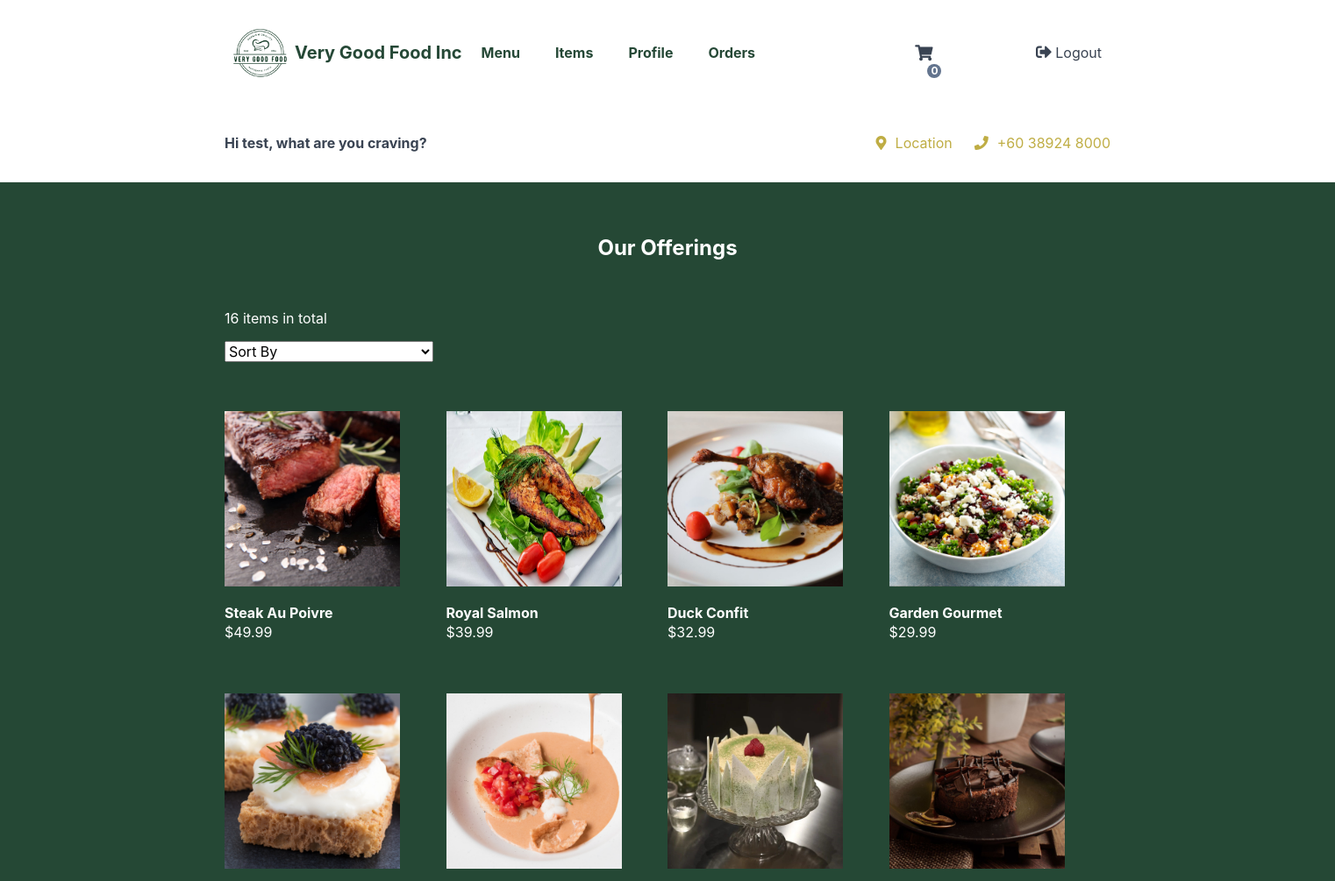
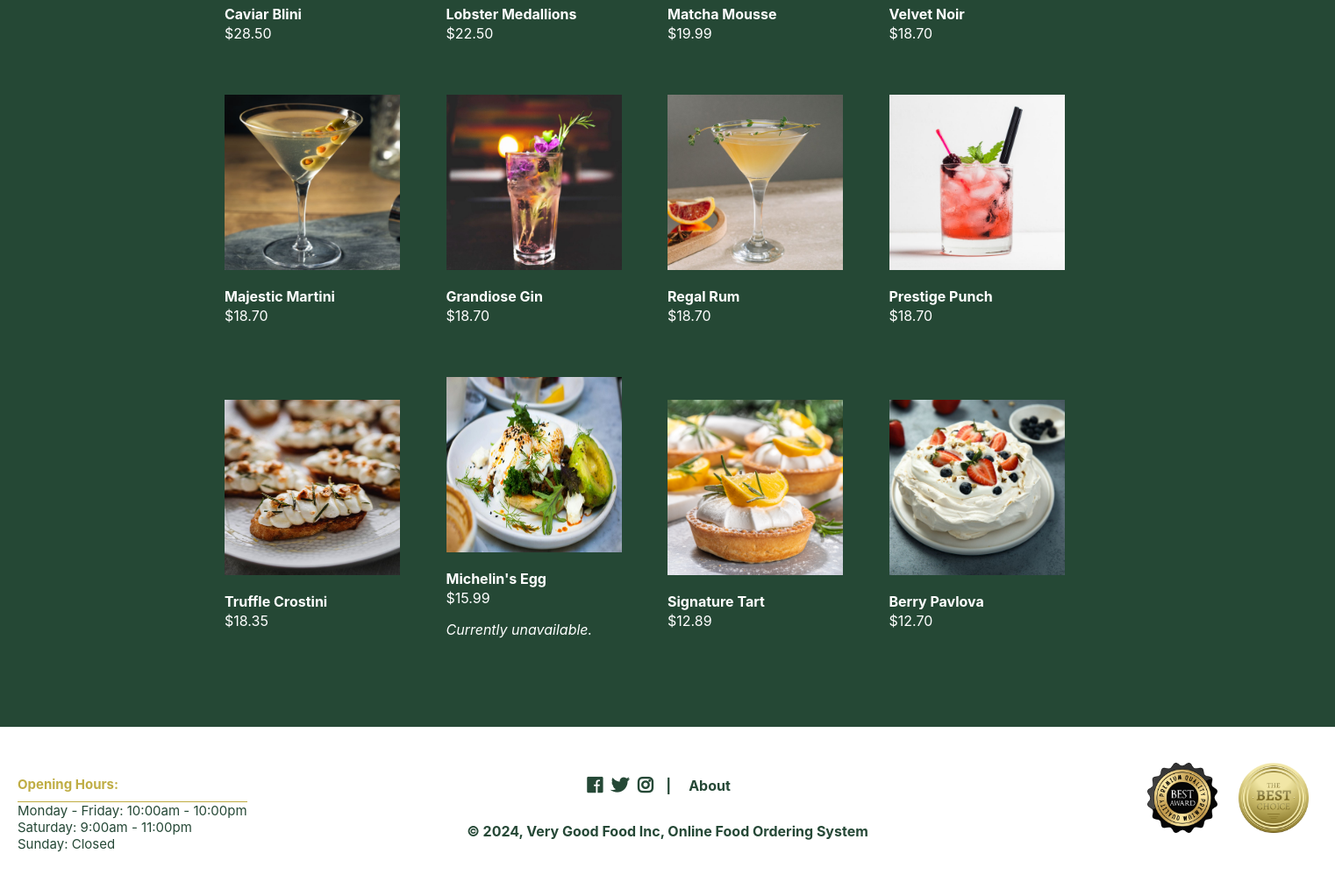
Screenshot of /index.php?page=products (signed in) with the database file from the repository (2 pictures, top to bottom).
### tables this page shows
CREATE TABLE `dishes` (
  `id` int(11) NOT NULL,
  `name` varchar(200) NOT NULL,
  `description` text NOT NULL,
  `price` decimal(7,2) NOT NULL,
  `quantity` int(11) NOT NULL,
  `img` text NOT NULL,
  `category_id` int(11) NOT NULL
);

### products.php (the view, shortened to what this page needs)
<?php
$num_products_on_each_page = 16;
$current_page = isset($_GET['p']) && is_numeric($_GET['p']) ? (int)$_GET['p'] : 1;
$selected_sort = isset($_GET['sort']) ? $_GET['sort'] : false;
if (isset($_GET['cid'])) {
    if ($selected_sort && ($_GET['sort'] == 'price_asc')) {
        $stmt = $pdo->prepare('SELECT * FROM dishes WHERE category_id = :id ORDER BY price ASC LIMIT :current_page, :record_per_page');
    }
    else {
        $stmt = $pdo->prepare('SELECT * FROM dishes WHERE category_id = :id ORDER BY price DESC LIMIT :current_page, :record_per_page');
    }
    $stmt->bindValue(':id', $_GET['cid'], PDO::PARAM_INT);
    $stmt->bindValue(':current_page', ($current_page - 1) * $num_products_on_each_page, PDO::PARAM_INT);
    $stmt->bindValue(':record_per_page', $num_products_on_each_page, PDO::PARAM_INT);
    $stmt->execute();
    $dishes = $stmt->fetchAll(PDO::FETCH_ASSOC);
    if (!$dishes) {
        error_page('Dishes not found', 'The dishes with the category ID of ' . $_GET['cid'] . ' do not exist.');
        error_log('Cannot get dishes from category id: ' . $_GET['cid']);
        exit();
    }
}
else {
    if ($selected_sort && ($_GET['sort'] == 'price_asc')) {
        $stmt = $pdo->prepare('SELECT * FROM dishes ORDER BY price ASC LIMIT :current_page, :record_per_page');
    }
    else {
        $stmt = $pdo->prepare('SELECT * FROM dishes ORDER BY price DESC LIMIT :current_page, :record_per_page');
    }
    $stmt->bindValue(':current_page', ($current_page - 1) * $num_products_on_each_page, PDO::PARAM_INT);
    $stmt->bindValue(':record_per_page', $num_products_on_each_page, PDO::PARAM_INT);
    $stmt->execute();
    $dishes = $stmt->fetchAll(PDO::FETCH_ASSOC);
}
$total_products = count($dishes);
?>
<?=template_header('Dishes')?>
<div class="products content-wrapper">
    <h1 style="color: white; font-weight:bold;">Our Offerings</h1>
    <p style="color:white;"><?=$total_products?> items in total</p>
    <form method="get" action="index.php?page=products">
        <select name="sort" onchange="this.form.submit()">
            <option value="">Sort By</option>
        </select>
    </form>
    <div class="products-wrapper">
        <?php foreach ($dishes as $dish): ?>
        <a href="index.php?page=product&id=<?=$dish['id']?>" class="product">
            <img src="imgs/<?=$dish['img']?>" width="200" height="200" alt="<?=$dish['name']?>">
            <span class="name"><?=$dish['name']?></span>
            <span class="price">
                &dollar;<?=$dish['price']?>
                <?php if ($dish['quantity'] === 0): ?>
                <p><span style="font-style:oblique">Currently unavailable.</span></p>
                <?php endif; ?>
            </span>
        </a>
        <?php endforeach; ?>
    </div>
    <div class="buttons">
    </div>
</div>
<?=template_footer()?>

### style.css (style rules this page uses)
* { box-sizing: border-box; font-family: -apple-system, BlinkMacSystemFont, "segoe ui", roboto, oxygen, ubuntu, cantarell, "fira sans", "droid sans", "helvetica neue", Arial, sans-serif; font-size: 16px; -webkit-font-smoothing: antialiased; -moz-osx-font-smoothing: grayscale; }
html { height: 100%; }
body { position: relative; min-height: 100%; color: #555555; background-color: #062e19df; margin: 0; padding-bottom: 150px; }
h1, h2, h3, h4, h5 { color: #394352; }
.content-wrapper { width: 1050px; margin: 0 auto; }
main .recentlyadded .products, main .products .products-wrapper { display: flex; flex-wrap: wrap; align-items: center; justify-content: space-between; padding: 40px 0 0 0; }
main .recentlyadded .products .product, main .products .products-wrapper .product { display: block; overflow: hidden; text-decoration: none; width: 25%; padding-bottom: 60px; }
main .recentlyadded .products .product img, main .products .products-wrapper .product img { transform: scale(1); transition: transform 1s; }
main .recentlyadded .products .product .name, main .products .products-wrapper .product .name { display: block; color: #ffffff; font-weight: bold; padding: 20px 0 2px 0; }
main .recentlyadded .products .product .price, main .products .products-wrapper .product .price { display: block; color: #ffffff; }
main > .products h1 { display: block; font-weight: normal; margin: 0; padding: 40px 0; font-size: 24px; text-align: center; width: 100%; }
main > .products .buttons { text-align: right; padding-bottom: 40px; }
.content-wrapper { margin: 0 auto; padding: 20px; justify-content: center; align-items: center; }

### rows the page displays
dishes: img (picture), name "Steak Au Poivre", price "49.99"
dishes: img (picture), name "Royal Salmon", price "39.99"
dishes: img (picture), name "Duck Confit", price "32.99"
dishes: img (picture), name "Garden Gourmet", price "29.99"
dishes: img (picture), name "Caviar Blini", price "28.50"
dishes: img (picture), name "Lobster Medallions", price "22.50"
dishes: img (picture), name "Matcha Mousse", price "19.99"
dishes: img (picture), name "Velvet Noir", price "18.70"
dishes: img (picture), name "Majestic Martini", price "18.70"
dishes: img (picture), name "Grandiose Gin", price "18.70"
dishes: img (picture), name "Regal Rum", price "18.70"
dishes: img (picture), name "Prestige Punch", price "18.70"
dishes: img (picture), name "Truffle Crostini", price "18.35"
dishes: img (picture), name "Michelin's Egg", price "15.99", quantity "Currently unavailable."
dishes: img (picture), name "Signature Tart", price "12.89"
dishes: img (picture), name "Berry Pavlova", price "12.70"

### other values shown
$num_items_in_cart "0"
$name "test"
$total_products "16"
